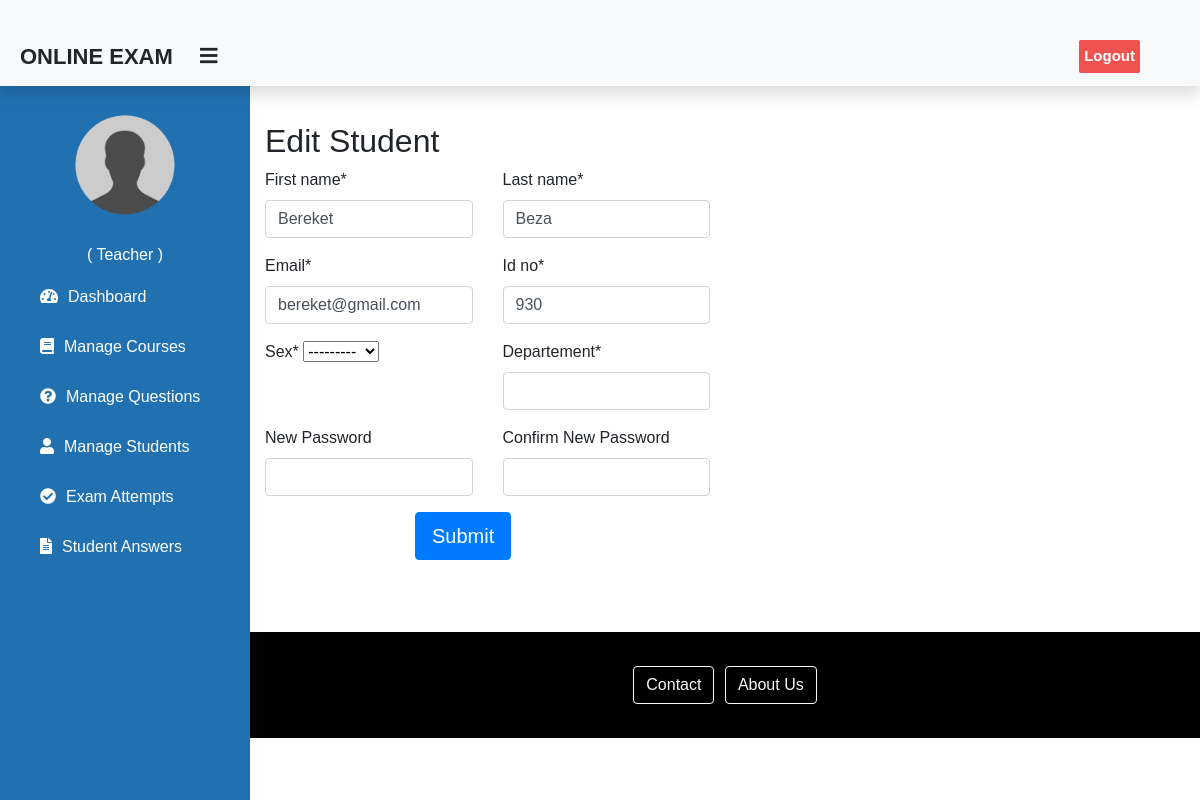
The page /teacher/edit_student/930/ on the database its author committed.
### student/models.py (models this page shows, shortened)
class CustomUser(AbstractBaseUser,PermissionsMixin):
    email = models.EmailField(unique=True)
    id_no = models.IntegerField(unique=True,primary_key=True)
    profile_picture = models.ImageField(upload_to='profile_pics/', blank=True)
    is_active = models.BooleanField(default=True)
    is_staff = models.BooleanField(default=False)
    first_name = models.CharField(max_length=20)
    last_name = models.CharField(max_length=20)
    departement = models.CharField(max_length=40)
    sex = models.CharField(max_length=4,choices=choices)
    objects = CustomUserManager()
    USERNAME_FIELD = 'id_no'
    REQUIRED_FIELDS = ['first_name', 'last_name', 'email']
    class Meta:
        verbose_name = 'user'
        verbose_name_plural = "Registered Users"
        permissions = [
            ("can_manage_students", "Can manage students")
        ]
    """def email_user(self, subject, message, from_email=None, **kwargs):

        #Sends an email to this User.

        send_mail(subject, message, from_email, [self.email], **kwargs)"""

### teacher/views.py (the view)
# urls.py: path('edit_student/<int:pk>/', views.edit_student_view, name='edit_student'),
def edit_student_view(request, pk):
    student = get_object_or_404(CustomUser, id_no=pk)
    if request.method == 'POST':
        form = CustomUserForm(request.POST, instance=student)
        if form.is_valid():
            form.save()  # Save the updated student data
            return redirect('manage-students')  # Redirect to some success page or back to the list
    else:
        form = CustomUserForm(instance=student)
    return render(request, 'teacher/edit_student.html', {'form': form})

### teacher/forms.py (shortened to what this page needs)
class CustomUserForm(forms.ModelForm):
    password1 = forms.CharField(widget=forms.PasswordInput, required=False, label='New Password')
    password2 = forms.CharField(widget=forms.PasswordInput, required=False, label='Confirm New Password')
    class Meta:
        model = CustomUser
        fields = ['first_name', 'last_name', 'email', 'id_no', 'sex', 'departement']

### templates/teacher/edit_student.html (shortened to what this page needs)
{% extends 'teacher/teacherbase.html' %}
{% load widget_tweaks %}
{% load crispy_forms_tags %}
{% block content %}
<div class="container">
    <h2>Edit Student</h2>
    <form method="post">
        <div class="row">
            <div class="col-3">
                {{ form.first_name|as_crispy_field }}
            </div>
            <div class="col-3">
                {{ form.last_name|as_crispy_field }}
            </div>
        </div>
        <div class="row">
            <div class="col-3">
                {{ form.email|as_crispy_field }}
            </div>
            <div class="col-3">
                {{ form.id_no|as_crispy_field }}
            </div>
        </div>
        <div class="row">
            <div class="col-3">
                {{ form.sex|as_crispy_field }}
            </div>
            <div class="col-3">
                {{ form.departement|as_crispy_field }}
            </div>
        </div>
        <div class="row">
            <div class="col-3">
                {{ form.password1|as_crispy_field }}
            </div>
            <div class="col-3">
                {{ form.password2|as_crispy_field }}
            </div>
        </div>
        <div style="margin-left: 150px;">
            <button type="submit" class="btn btn-primary btn-lg rounded" style="border-radius: 0%;">Submit</button>
        </div>
    </form>
</div>
{% endblock %}

### templates/teacher/teacherbase.html (style rules this page uses)
body { margin: 0; padding: 0; font-family: "Gill Sans", sans-serif;; }

### templates/exam/footer.html (style rules this page uses)
html, body { height: 100%; margin: 0; display: flex; flex-direction: column; }

### rows shown on the page
CustomUser: first_name "Bereket", last_name "Beza", email "bereket@gmail.com", id_no "930", sex "---------"
